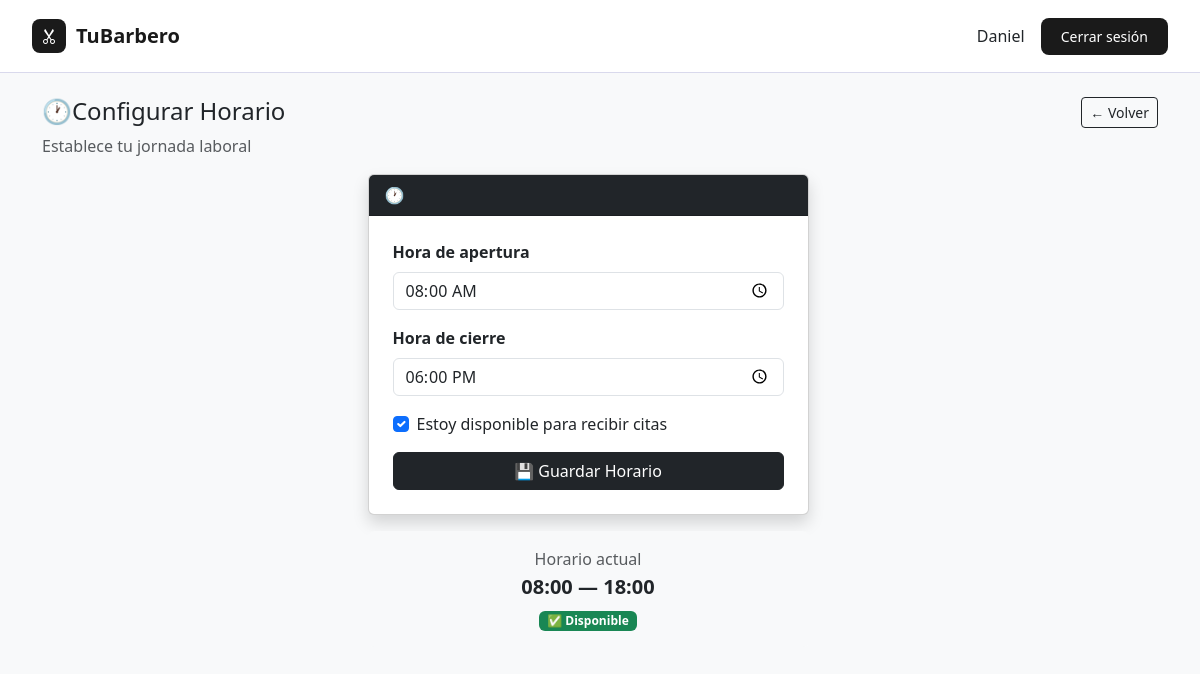
Screenshot of /barbero/horario (signed in) with the database file from the repository.
### app/models/usuario.py (models this page shows)
class Usuario(Base):
    __tablename__ = "usuarios"
    id       = Column(Integer, primary_key=True, index=True)
    nombre   = Column(String(100), nullable=False)
    email    = Column(String(100), unique=True, nullable=False)
    telefono = Column(String(20))
    password = Column(String(255), nullable=False)  # siempre encriptada
    rol      = Column(Enum(RolUsuario), nullable=False)
    activo   = Column(Boolean, default=True)
    horario  = relationship("HorarioBarbero", back_populates="barbero", uselist=False)

class HorarioBarbero(Base):
    __tablename__ = "horarios_barbero"
    id           = Column(Integer, primary_key=True, index=True)
    barbero_id   = Column(Integer, ForeignKey("usuarios.id"), unique=True, nullable=False)
    hora_inicio  = Column(String(5), default="08:00")  # formato "HH:MM"
    hora_fin     = Column(String(5), default="18:00")
    activo       = Column(Boolean, default=True)        # si atiende ese día o no
    barbero = relationship("Usuario", back_populates="horario")

### app/routers/citas.py (the view)
@router.get("/barbero/horario", response_class=HTMLResponse)
def horario_page(request: Request, db: Session = Depends(get_db),
                 usuario: Usuario = Depends(solo_barbero)):
    horario = db.query(HorarioBarbero).filter(
        HorarioBarbero.barbero_id == usuario.id
    ).first()
    return templates.TemplateResponse(request, "barbero/horario.html",
                                      {"usuario": usuario, "horario": horario})

### app/templates/barbero/horario.html (shortened to what this page needs)
{% extends "base.html" %}
{% block content %}
<div class="row mb-4">
    <div class="col">
        <h4>🕐Configurar Horario</h4>
        <p class="text-muted">Establece tu jornada laboral</p>
    </div>
<div class="col text-end">
    <a href="/barbero/dashboard" class="btn btn-outline-dark btn-sm">← Volver</a>
</div>
<div class="row justify-content-center">
    <div class="col-md-5">
        <div class="card shadow">
            <div class="card-header bg-dark text-white">
                🕐
            </div>
            <div class="card-body p-4">
                <form method="POST" action="/barbero/horario">
                    <div class="mb-3">
                        <label class="form-label fw-bold">Hora de apertura</label>
                        <input type="time" name="hora_inicio" class="form-control"
                            value="{{ horario.hora_inicio if horario else '08:00' }}" required>
                    </div>
                    <div class="mb-3">
                        <label class="form-label fw-bold">Hora de cierre</label>
                        <input type="time" name="hora_fin" class="form-control"
                            value="{{ horario.hora_fin if horario else '18:00' }}" required>
                    </div>
                    <div class="mb-3 form-check">
                        <input type="checkbox" name="activo" class="form-check-input" id="activo" {{ 'checked' if not
                            horario or horario.activo }}>
                        <label class="form-check-label" for="activo">
                            Estoy disponible para recibir citas
                        </label>
                    </div>
                    <button type="submit" class="btn btn-dark w-100">
                        💾 Guardar Horario
                    </button>
                </form>
            </div>
        </div>
        {% if horario %}
        <div class="card mt-3 border-0 bg-light">
            <div class="card-body text-center">
                <p class="mb-1 text-muted">Horario actual</p>
                <h5 class="fw-bold">
                    {{ horario.hora_inicio }} — {{ horario.hora_fin }}
                </h5>
                <span class="{{ 'badge bg-success' if horario.activo else 'badge bg-danger' }}">
                    {{ '✅ Disponible' if horario.activo else '❌ No disponible' }}
                </span>
            </div>
        </div>
        {% endif %}
    </div>
</div>
{% endblock %}

### app/templates/base.html (shortened to what this page needs)
<!DOCTYPE html>
<html lang="es">
<head>
    <link href="https://cdn.jsdelivr.net/npm/bootstrap@5.3.0/dist/css/bootstrap.min.css" rel="stylesheet">
    <link href="https://cdn.jsdelivr.net/npm/bootstrap-icons@1.10.0/font/bootstrap-icons.css" rel="stylesheet">
    <link rel="stylesheet" href="../../static/css/style.css">
</head>
<body class="bg-light">
    <nav class="navbar navbar-expand-lg">
        <a class="navbar-brand" href="/">
            <div class="logo-icon"><i class="bi bi-scissors"></i></div>
            TuBarbero
        </a>
        <div class="collapse navbar-collapse justify-content-end gap-3" id="navMenu">
            {% if usuario %}
            <div class="d-flex align-items-center gap-3">
                <span class="text-dark">{{ usuario.nombre }}</span>
                <a href="/auth/logout" class="btn btn-dark-custom">Cerrar sesión</a>
            </div>
            {% endif %}
        </div>
    </nav>
    <div class="container py-4 ">
        {% block content %}{% endblock %}
    </div>
</body>
</html>

### static/css/style.css (style rules this page uses)
:root { --indigo: #4f46e5; --indigo-light: #eef2ff; }
body { font-family: 'Segoe UI', sans-serif; }
.navbar { border-bottom: 1px solid #c8c8e4b0; background: #fff; padding: 14px 32px; }
.navbar-brand { font-weight: 600; font-size: 20px; color: #1a1a1a; display: flex; align-items: center; gap: 10px; }
.logo-icon { width: 34px; height: 34px; background: #1a1a1a; border-radius: 8px; display: flex; align-items: center; justify-content: center; }
.logo-icon i { color: #fff; font-size: 16px; }
.btn-dark-custom { background: #1a1a1a; color: #fff; border-radius: 8px; padding: 8px 20px; font-size: 14px; border: none; }

### rows the page displays
Usuario: nombre "Daniel"
HorarioBarbero: hora_inicio "08:00", hora_fin "18:00", activo "✅ Disponible"
